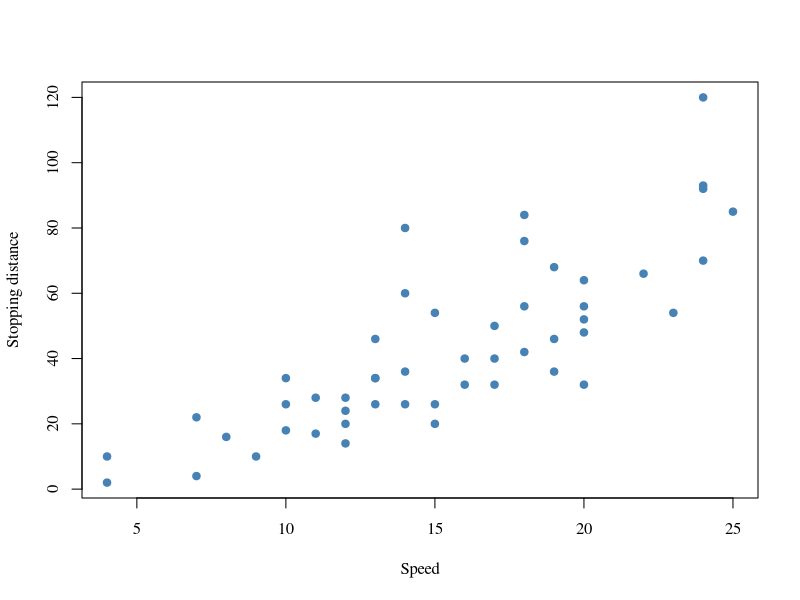

Generate this figure with R:
## ---- chunk 1
#| echo: false
#| fig-width: 6
#| fig-height: 3.5
library(graphics)
par(family = "serif")
plot(cars, pch = 19, col = "steelblue",
     xlab = "Speed", ylab = "Stopping distance")
